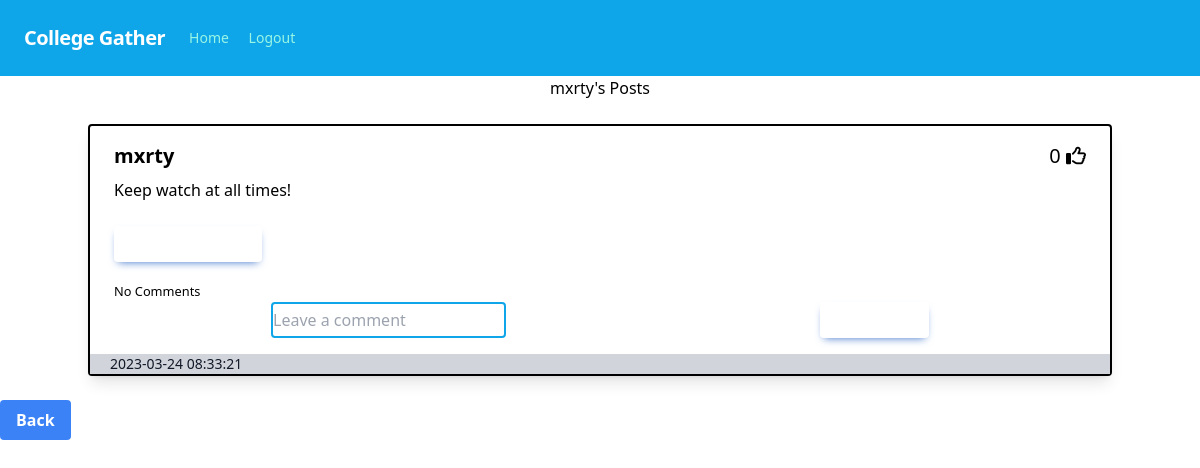
The page /posts/mxrty (signed in) on the database its author committed.
### blog/models.py (models this page shows)
class User(db.Model, UserMixin):
    id = db.Column(db.Integer, primary_key=True)
    email = db.Column(db.String(200), unique=True)
    username = db.Column(db.String(200), unique=True)
    password = db.Column(db.String(200))
    date_created = db.Column(db.DateTime(timezone=True), default=func.now())
    posts = db.relationship('Post', backref='user', passive_deletes=True)
    comments = db.relationship('Comment', backref='user', passive_deletes=True)
    likes = db.relationship('Like', backref='user', passive_deletes=True)

class Post(db.Model):
    id = db.Column(db.Integer, primary_key=True)
    text= db.Column(db.Text, nullable=False)
    date_created = db.Column(db.DateTime(timezone=True), default=func.now())
    author = db.Column(db.Integer, db.ForeignKey('user.id', ondelete="CASCADE"), nullable=False)
    comments = db.relationship('Comment', backref='post', passive_deletes=True)
    likes = db.relationship('Like', backref='post', passive_deletes=True)

### blog/views.py (the view)
@views.route("/posts/<username>")
@login_required
def posts(username):
    user = User.query.filter_by(username=username).first()
    if not user:
        flash('No user with that username exists.', category='error')
        return redirect(url_for('views.home'))
    posts = user.posts
    return render_template("posts.html", user=current_user, posts=posts, username=username)

### blog/__init__.py (called while the page is built)
def create_app():
    app = Flask(__name__)
    app.config['SECRET_KEY'] = "itsasecret"
    app.config['SQLALCHEMY_DATABASE_URI'] = f'sqlite:///{DB_NAME}'
    db.init_app(app)
    from .views import views
    from .auth import auth
    app.register_blueprint(views, url_prefix="/")
    app.register_blueprint(auth, url_prefix="/")
    from .models import User, Post, Comment, Like
    create_database(app)
    login_manager = LoginManager()
    login_manager.login_view = "auth.login"
    login_manager.init_app(app)
    @login_manager.user_loader
    def load_user(id):
        return User.query.get(int(id))
    return app

### blog/templates/posts.html (shortened to what this page needs)
{% extends "posts_label.html" %}
{% block header %} {{username}}'s Posts {% endblock %}
{% block footer %}
<div>
    <button class="bg-blue-500 hover:bg-blue-700 text-white font-bold py-2 px-4 rounded">
        Back
    </button>
</div>
{% endblock %}

### blog/templates/posts_label.html (shortened to what this page needs)
{% extends "base.html" %}
{% block content %}
<h1 class="flex justify-center">{% block header %}Posts{% endblock %}</h1>
<br>
<div id="posts">
    {% for post in posts %}
    <div class="container mx-auto rounded border-black border-2 shadow-lg">
        <div class="px-6 py-4">
            <div class="text-xl mb-2 flex justify-between"><strong><a href="/posts/{{post.user.username}}">{{post.user.username}}</a></strong>
                <div>
                    {{ post.likes|length }}
                    {% if user.id in post.likes|map(attribute="author")|list %}
                    <a href="/like-post/{{post.id}}"><i class="fa-solid fa-thumbs-up"></i></a>
                    {% else %}
                    <a href="/like-post/{{post.id}}"><i class="fa-regular fa-thumbs-up"></i></a>
                    {% endif %}
                </div>
            </div>
            <p class="text-black text-base">
                {{post.text}}
            </p>
            <br>
            <div id="comments-{{post.id}}">
                <p class="mb-4 space-y-1 md:space-x-1 md:space-y-0" >
                    <a
                    class="inline-block rounded bg-primary px-6 pt-2.5 pb-2 text-xs font-medium uppercase leading-normal text-white shadow-[0_4px_9px_-4px_#3b71ca] transition duration-150 ease-in-out hover:bg-primary-600 hover:shadow-[0_8px_9px_-4px_rgba(59,113,202,0.3),0_4px_18px_0_rgba(59,113,202,0.2)] focus:bg-primary-600 focus:shadow-[0_8px_9px_-4px_rgba(59,113,202,0.3),0_4px_18px_0_rgba(59,113,202,0.2)] focus:outline-none focus:ring-0 active:bg-primary-700 active:shadow-[0_8px_9px_-4px_rgba(59,113,202,0.3),0_4px_18px_0_rgba(59,113,202,0.2)]"
                    data-te-ripple-init
                    data-te-ripple-color="light"
                    href="#collapseExample"
                    role="button"
                    aria-expanded="false"
                    aria-controls="collapseExample">
                    </a>
                </p>
            </div>
            {% if post.comments|length > 0 %}
            <p class="mb-4 space-y-1 md:space-x-1 md:space-y-0">
                <a
                class="inline-block rounded bg-primary px-6 pt-2.5 pb-2 text-xs font-medium uppercase leading-normal text-white shadow-[0_4px_9px_-4px_#3b71ca] transition duration-150 ease-in-out hover:bg-primary-600 hover:shadow-[0_8px_9px_-4px_rgba(59,113,202,0.3),0_4px_18px_0_rgba(59,113,202,0.2)] focus:bg-primary-600 focus:shadow-[0_8px_9px_-4px_rgba(59,113,202,0.3),0_4px_18px_0_rgba(59,113,202,0.2)] focus:outline-none focus:ring-0 active:bg-primary-700 active:shadow-[0_8px_9px_-4px_rgba(59,113,202,0.3),0_4px_18px_0_rgba(59,113,202,0.2)]"
                data-te-collapse-init
                data-te-ripple-init
                data-te-ripple-color="light"
                href="#comments-{{post.id}}"
                role="button"
                aria-expanded="false"
                aria-controls="collapseExample">
                <small>View {{posts.comments|length}} Comments</small>
                </a>
            </p>
            <div>
                {% else %}
                <small class="no-underline">No Comments</small>
                {% endif %}
                <form action="/create-comment/{{post.id}}" method="POST" class="flex justify-around">
                    <input class="border-2 border-sky-500 rounded" type="text" id="text" name="text" placeholder="Leave a comment" />
                    <button class="whitespace-nowrap rounded bg-primary px-6 pt-2.5 pb-2 text-xs font-medium uppercase leading-normal text-white shadow-[0_4px_9px_-4px_#3b71ca] transition duration-150 ease-in-out hover:bg-primary-600 hover:shadow-[0_8px_9px_-4px_rgba(59,113,202,0.3),0_4px_18px_0_rgba(59,113,202,0.2)] focus:bg-primary-600 focus:shadow-[0_8px_9px_-4px_rgba(59,113,202,0.3),0_4px_18px_0_rgba(59,113,202,0.2)] focus:outline-none focus:ring-0 active:bg-primary-700 active:shadow-[0_8px_9px_-4px_rgba(59,113,202,0.3),0_4px_18px_0_rgba(59,113,202,0.2)] motion-reduce:transition-none" type="submit">Comment</button>
                </form>
            </div>
            <div class="bg bg-gray-300">
                <div class="text-sm">
                <p class="text-gray-900 ml-5">{{post.date_created}}</p>
                </div>
            </div>
        </div>
    </div>
    <br/> {% endfor %}
</div>
{% block footer %}{% endblock %}
{% endblock %}

### rows shown on the page
User: username "mxrty"
Post: user.username "mxrty", likes|length "0", text "Keep watch at all times!", date_created "2023-03-24 08:33:21"
